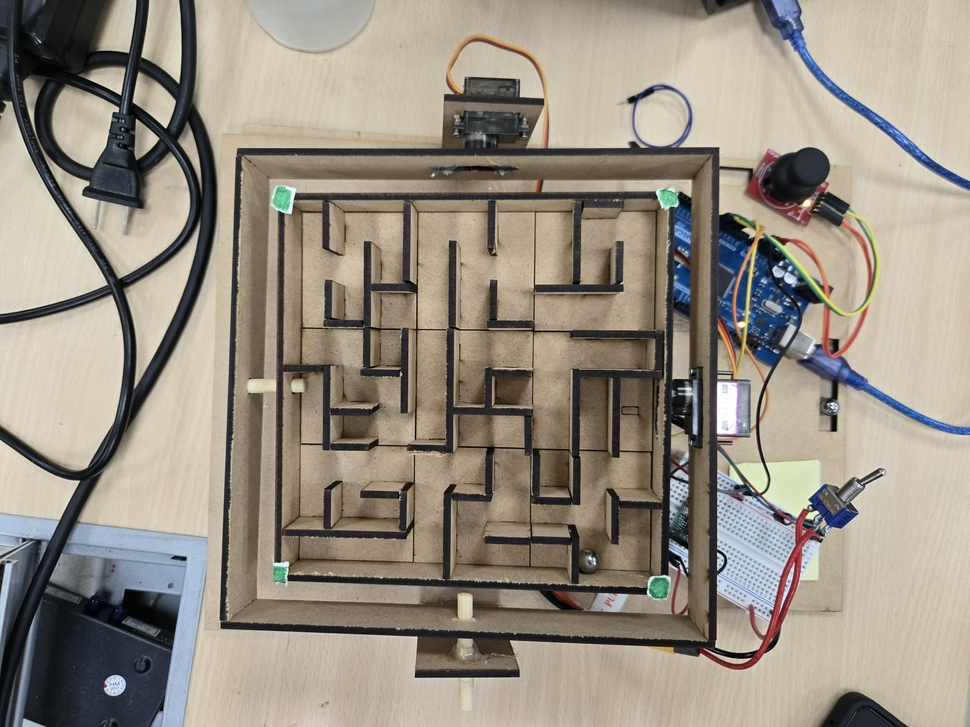
#> input picture sample/maze_extract/bm01.jpg, 970 x 727 px, shrunk from 2048 x 1536 before the run
$ python -i ball_detector.py   (imports and definitions only)
#> lines starting #> are read from the running program, lines starting #| are printed output that depends on the picture; after the words box and inside, x2 and y2 are one past the last pixel; in counts of white or black regions, pixels touching at a corner belong together
#> further down, picture is the input picture: shape (727, 970, 3); mean B, G, R 130.7, 143, 151.1
import cv2
import numpy as np


class BallDetector:

    def __init__(self, maze_size=9, debug=False):
        self.maze_size = maze_size
        self.debug = debug
        self.ref_gray = None

    # [44 lines left out: functions set_reference, find_ball, not called in this run]

    def find_ball_round(self, warped_img):
        """
        HSV 紅色遮罩找球，回傳 (row, col)，找不到回傳 None。

        紅色在 HSV 分佈於兩段：H:0-10 和 H:170-180，需合併。
        """
        h, w = warped_img.shape[:2]
#> h = 727; w = 970
        cell_h = h / self.maze_size
#> cell_h = 80.78
        cell_w = w / self.maze_size
#> cell_w = 107.8
        cell_px = min(cell_h, cell_w)
#> cell_px = 80.78

        r_expected = cell_px * (10 / 15) / 2
#> r_expected = 26.93
        area_min = np.pi * (r_expected * 0.5) ** 2
#> area_min = 569.4
        area_max = np.pi * (r_expected * 1.5) ** 2
#> area_max = 5124.8

        # ── Step 1：紅色 HSV 遮罩（兩段合併）────────────────────────────────
        hsv = cv2.cvtColor(warped_img, cv2.COLOR_BGR2HSV)
#> hsv: shape (727, 970, 3); mean H, S, V 36.1, 50.2, 154.8
        mask1 = cv2.inRange(hsv, np.array([0,   100, 50]), np.array([10,  255, 255]))
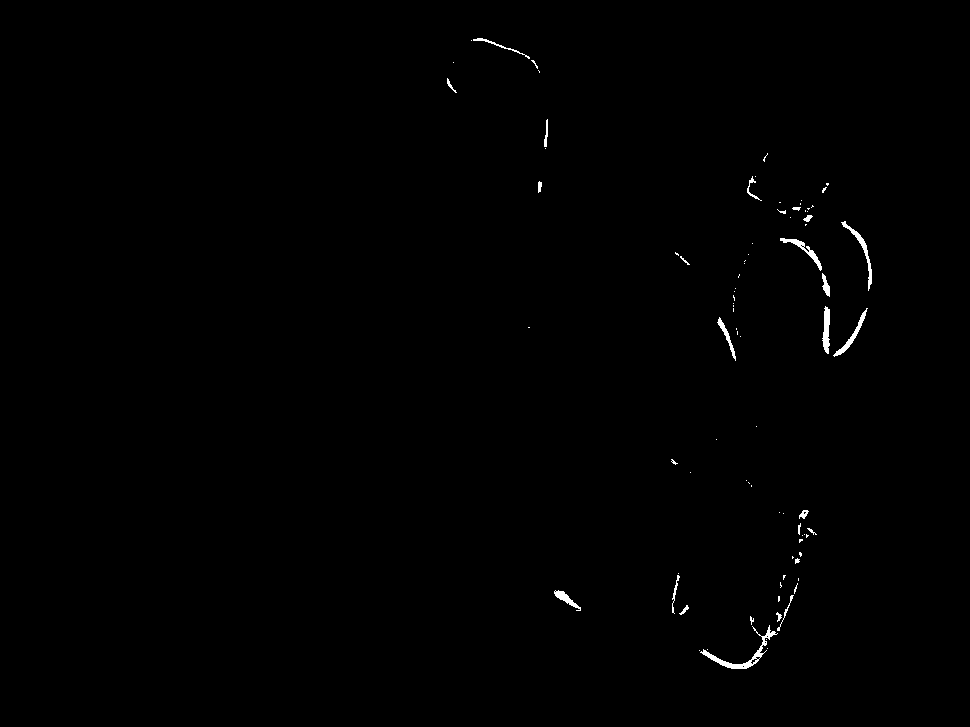
#> mask1: shape (727, 970); 0.42% white; 85 white regions (61 under 20 px), largest, box (x1, y1, x2, y2) and area: (700, 625, 778, 669) 491, (841, 221, 872, 291) 286, (822, 306, 830, 354) 259
        mask2 = cv2.inRange(hsv, np.array([170, 100, 50]), np.array([180, 255, 255]))
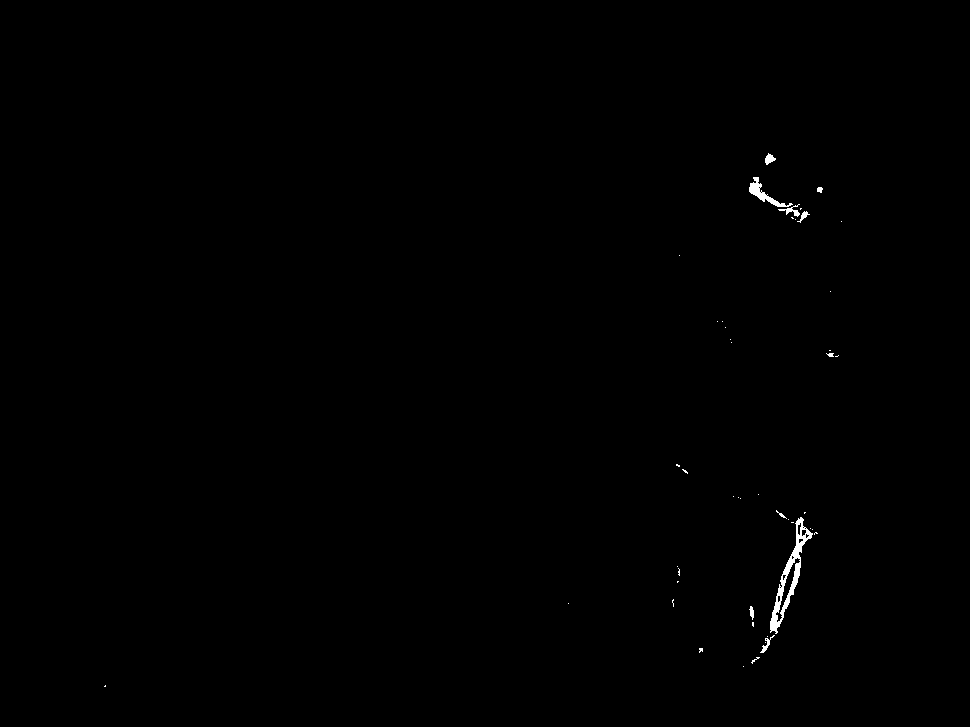
#> mask2: shape (727, 970); 0.27% white; 47 white regions (37 under 20 px), largest, box (x1, y1, x2, y2) and area: (770, 517, 813, 634) 1070, (749, 177, 793, 207) 329, (778, 204, 800, 217) 89
        red_mask = cv2.bitwise_or(mask1, mask2)
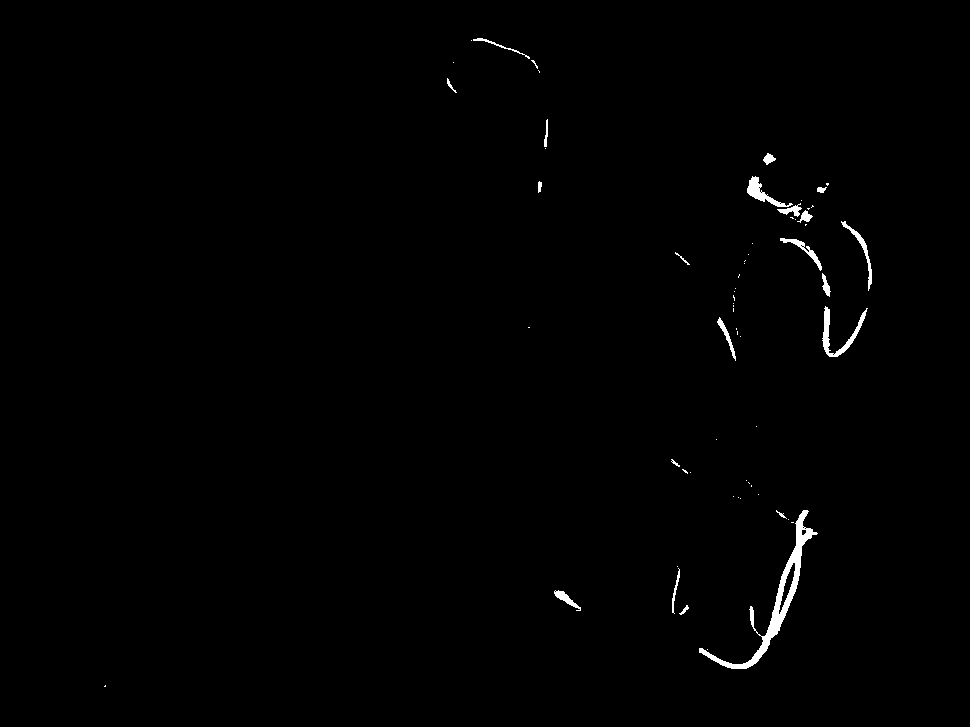
#> red_mask: shape (727, 970); 0.7% white; 64 white regions (43 under 20 px), largest, box (x1, y1, x2, y2) and area: (699, 510, 818, 669) 2042, (822, 306, 868, 357) 534, (747, 176, 793, 207) 403
        # ────────────────────────────────────────────────────────────────────

        # ── Step 2：形態學，填補球輪廓破洞 ───────────────────────────────────
        kernel = cv2.getStructuringElement(cv2.MORPH_ELLIPSE, (7, 7))
        red_mask = cv2.morphologyEx(red_mask, cv2.MORPH_CLOSE, kernel)
#> red_mask: shape (727, 970); 0.77% white; 46 white regions (27 under 20 px), largest, box (x1, y1, x2, y2) and area: (699, 510, 818, 669) 2321, (747, 176, 814, 226) 825, (822, 306, 868, 357) 555
        red_mask = cv2.morphologyEx(red_mask, cv2.MORPH_OPEN,  kernel)
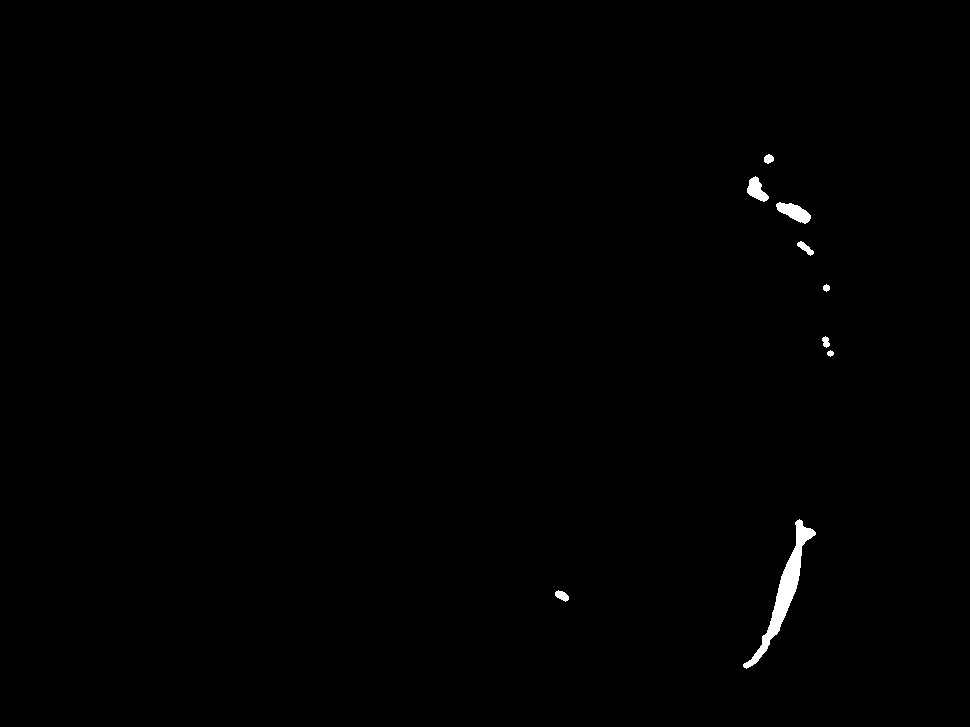
#> red_mask: shape (727, 970); 0.43% white; 9 white regions
        # ────────────────────────────────────────────────────────────────────

        # ── Step 3：凸包 + 面積 + 圓形度過濾 ────────────────────────────────
        contours, _ = cv2.findContours(red_mask, cv2.RETR_EXTERNAL, cv2.CHAIN_APPROX_SIMPLE)
#> contours = 9 contours; largest, box (x1, y1, x2, y2) and area: (743, 519, 816, 669) 1746, (776, 202, 811, 224) 382, (747, 176, 769, 202) 282, (797, 241, 814, 256) 91, (555, 590, 569, 602) 86

        best = None
        best_circularity = 0

        for cnt in contours:
            hull = cv2.convexHull(cnt)
            area = cv2.contourArea(hull)
            if area < area_min or area > area_max:
                continue

            perimeter = cv2.arcLength(hull, True)
            if perimeter == 0:
                continue

            circularity = (4 * np.pi * area) / (perimeter ** 2)
            if circularity < 0.6:
                continue

            if circularity > best_circularity:
                best_circularity = circularity
                M = cv2.moments(hull)
                if M["m00"] == 0:
                    continue
                cx = int(M["m10"] / M["m00"])
                cy = int(M["m01"] / M["m00"])
                best = (cx, cy)
#> this loop made 9 passes
#> area on passes 1, 3, 4, 5, 6, 7, 8, 9: 91, 26, 58, 32, 105, 412, 322.5, 62
#> (area, perimeter, circularity) on pass 2: (3238, 338.4, 0.355)
#> after the loop, best_circularity = 0
        # ────────────────────────────────────────────────────────────────────

        if best is None:
            if self.debug:
                cv2.imshow("Debug: Red Mask", red_mask)
            return None

        cx, cy = best
        row = max(0, min(int(cy / cell_h), self.maze_size - 1))
        col = max(0, min(int(cx / cell_w), self.maze_size - 1))

        if self.debug:
            debug_img = warped_img.copy()
            cv2.circle(debug_img, (cx, cy), int(r_expected), (0, 255, 0), 2)
            cv2.circle(debug_img, (cx, cy), 3, (0, 255, 0), -1)
            cv2.putText(debug_img, f"({row},{col}) c={best_circularity:.2f}",
                        (cx + 5, cy - 5), cv2.FONT_HERSHEY_PLAIN, 1.2, (0, 255, 0), 2)
            cv2.imshow("Debug: Red Mask", red_mask)
            cv2.imshow("Debug: Ball Detection", debug_img)

        return (row, col)

>>> import cv2
>>> picture = cv2.imread('bm01.jpg')
>>> result = BallDetector().find_ball_round(picture)
